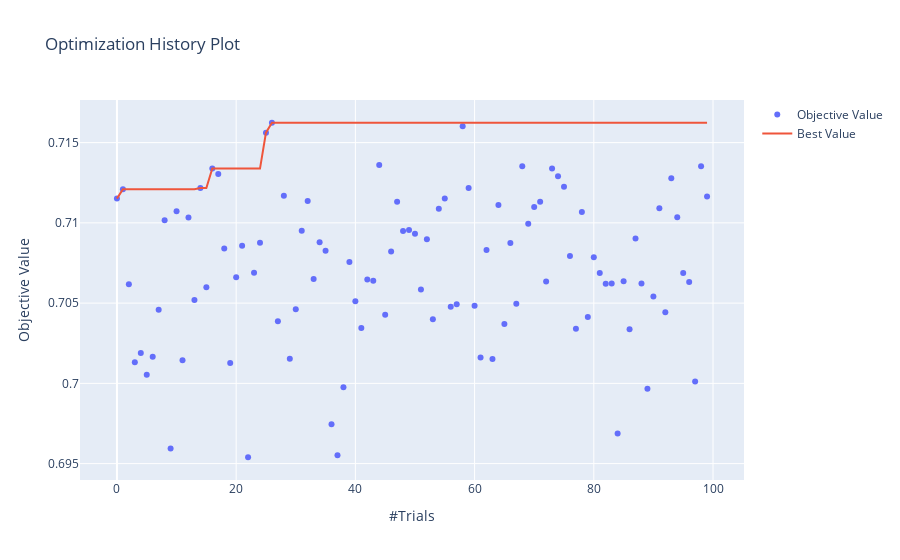

Notebook code for this chart:
### Code cell
# optunaの過程を可視化
optuna.visualization.plot_optimization_history(study).show()
